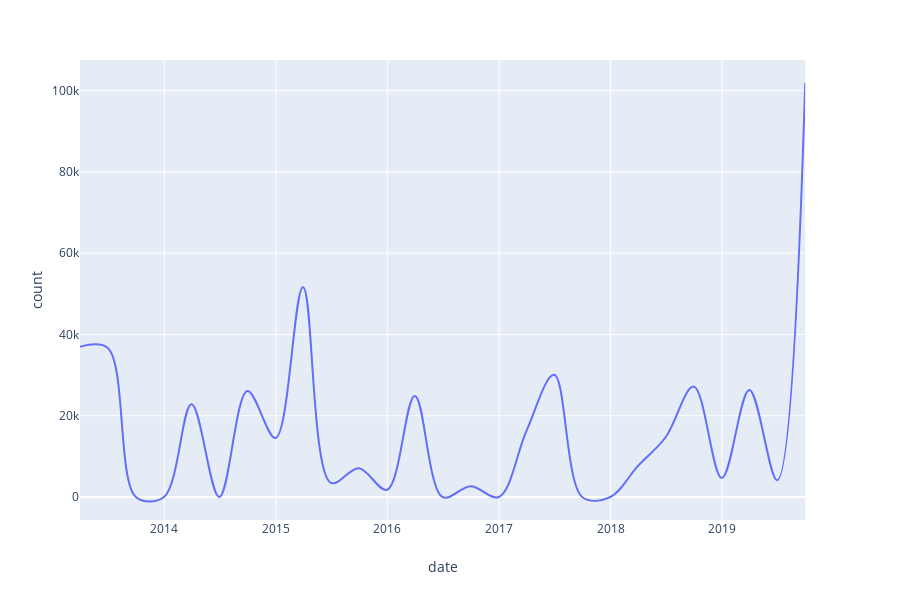
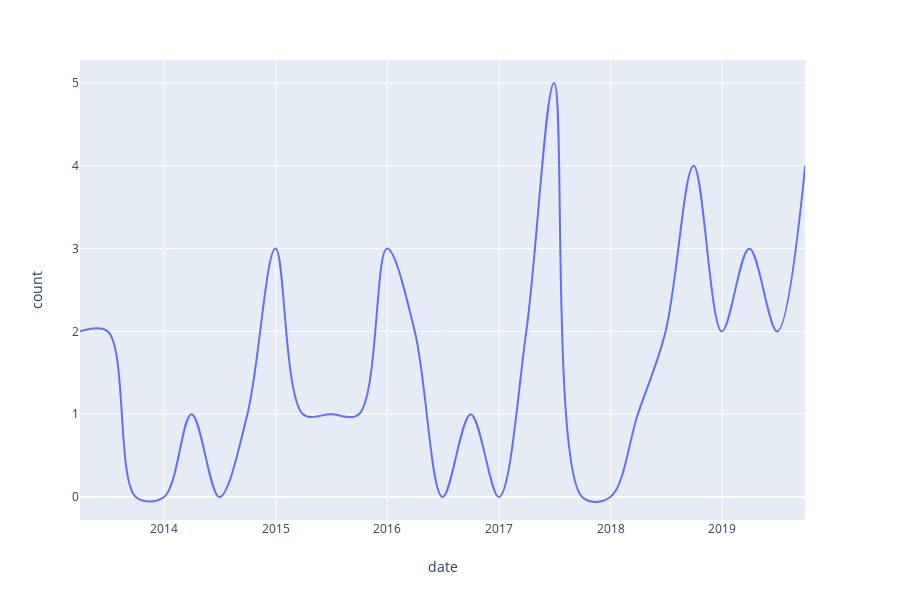

Notebook cell for these charts, in order:
### Code cell
df_q_sum = df1.resample('Q').sum().reset_index()
df_q_count = df1.resample('Q').count().reset_index()

fig = px.line(df_q_sum, x="date", y='count', line_shape="spline",)
fig.show()
fig2 = px.line(df_q_count, x="date", y='count', line_shape="spline",)
fig2.show()

### Figure 1 — Plotly figure (JSON) as saved in the notebook; plotly's stock layout.template omitted (floating-point values rounded to 4 significant figures)
{"data": [{"hoverlabel": {"namelength": 0}, "hovertemplate": "date=%{x}<br>count=%{y}", "legendgroup": "", "line": {"color": "#636efa", "dash": "solid", "shape": "spline"}, "mode": "lines", "name": "", "showlegend": false, "type": "scatter", "x": ["2013-03-31T00:00:00", "2013-06-30T00:00:00", "2013-09-30T00:00:00", "2013-12-31T00:00:00", "2014-03-31T00:00:00", "2014-06-30T00:00:00", "2014-09-30T00:00:00", "2014-12-31T00:00:00", "2015-03-31T00:00:00", "2015-06-30T00:00:00", "2015-09-30T00:00:00", "2015-12-31T00:00:00", "2016-03-31T00:00:00", "2016-06-30T00:00:00", "2016-09-30T00:00:00", "2016-12-31T00:00:00", "2017-03-31T00:00:00", "2017-06-30T00:00:00", "2017-09-30T00:00:00", "2017-12-31T00:00:00", "2018-03-31T00:00:00", "2018-06-30T00:00:00", "2018-09-30T00:00:00", "2018-12-31T00:00:00", "2019-03-31T00:00:00", "2019-06-30T00:00:00", "2019-09-30T00:00:00"], "xaxis": "x", "y": [37000, 36700, 0, 0, 22800, 0, 26100, 14500, 51600, 3500, 7100, 1760, 24880, 0, 2640, 0, 16160, 30090, 0, 0, 7600, 14700, 27220, 4650, 26350, 4150, 101900], "yaxis": "y"}], "layout": {"height": 600, "legend": {"tracegroupgap": 0}, "margin": {"t": 60}, "xaxis": {"anchor": "y", "domain": [0, 0.98], "title": {"text": "date"}}, "yaxis": {"anchor": "x", "domain": [0, 1], "title": {"text": "count"}}}}

### Figure 2 — Plotly figure (JSON) as saved in the notebook; plotly's stock layout.template omitted (floating-point values rounded to 4 significant figures)
{"data": [{"hoverlabel": {"namelength": 0}, "hovertemplate": "date=%{x}<br>count=%{y}", "legendgroup": "", "line": {"color": "#636efa", "dash": "solid", "shape": "spline"}, "mode": "lines", "name": "", "showlegend": false, "type": "scatter", "x": ["2013-03-31T00:00:00", "2013-06-30T00:00:00", "2013-09-30T00:00:00", "2013-12-31T00:00:00", "2014-03-31T00:00:00", "2014-06-30T00:00:00", "2014-09-30T00:00:00", "2014-12-31T00:00:00", "2015-03-31T00:00:00", "2015-06-30T00:00:00", "2015-09-30T00:00:00", "2015-12-31T00:00:00", "2016-03-31T00:00:00", "2016-06-30T00:00:00", "2016-09-30T00:00:00", "2016-12-31T00:00:00", "2017-03-31T00:00:00", "2017-06-30T00:00:00", "2017-09-30T00:00:00", "2017-12-31T00:00:00", "2018-03-31T00:00:00", "2018-06-30T00:00:00", "2018-09-30T00:00:00", "2018-12-31T00:00:00", "2019-03-31T00:00:00", "2019-06-30T00:00:00", "2019-09-30T00:00:00"], "xaxis": "x", "y": [2, 2, 0, 0, 1, 0, 1, 3, 1, 1, 1, 3, 2, 0, 1, 0, 2, 5, 0, 0, 1, 2, 4, 2, 3, 2, 4], "yaxis": "y"}], "layout": {"height": 600, "legend": {"tracegroupgap": 0}, "margin": {"t": 60}, "xaxis": {"anchor": "y", "domain": [0, 0.98], "title": {"text": "date"}}, "yaxis": {"anchor": "x", "domain": [0, 1], "title": {"text": "count"}}}}
